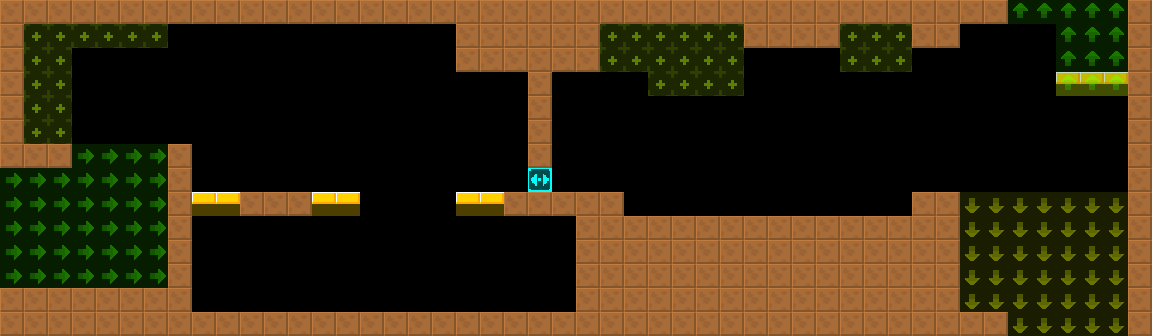

A 2D game scene composited from a Tiled map and its tileset images. What follows is a short description and the map's XML, with each tile layer's data collapsed to a summary:
An orthogonal 48x14 tile map with 24x24 px tiles, 2 tile layers (col, lnk), 2 tilesets and 2 objects (2x Water).

<map version="1.4" tiledversion="1.4.2" orientation="orthogonal" renderorder="right-down" width="48" height="14" tilewidth="24" tileheight="24" infinite="0" nextlayerid="4" nextobjectid="8">
 <tileset firstgid="6" source="../../lnk.tsx" />
 <tileset firstgid="1" source="../../col.tsx" />
 <layer id="1" name="col" width="48" height="14">
  <data>[672 cells, 226 non-empty, 3 distinct tile ids]</data>
 </layer>
 <layer id="2" name="lnk" width="48" height="14" opacity="0.5">
  <data>[672 cells, 129 non-empty, 4 distinct tile ids]</data>
 </layer>
 <objectgroup id="3" name="markers" opacity="0.5">
  <object id="1" name="Water" type="Water" x="624" y="192" width="288" height="24">
   <properties>
    <property name="yr" value="0" />
    <property name="xr" value="0" />
   </properties>
  </object>
  <object id="2" name="Water" type="Water" x="192" y="288" width="384" height="24">
   <properties>
    <property name="yr" value="0" />
    <property name="xr" value="0" />
   </properties>
  </object>
 </objectgroup>
</map>
